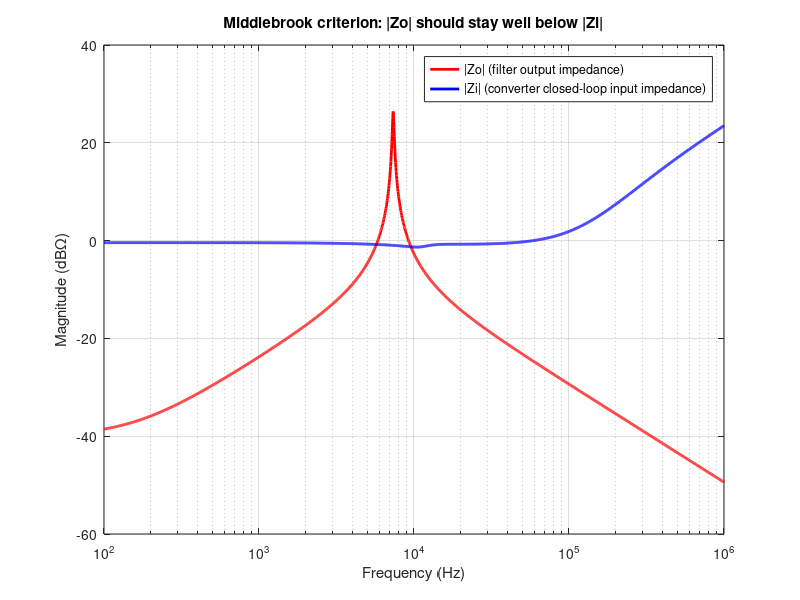

Recreate this plot in MATLAB. (Note: this script raises an error after producing the figure.)
%% 05 - Middlebrook design criterion: |Zo(filter)| vs |Zi(converter)|
% Act 2: predict the script-04 failure from impedances alone, BEFORE
% closing the combined loop.
%
% Rule (R.D. Middlebrook, 1976): the filter's output impedance Zo must
% stay well below the converter's input impedance Zin across all
% frequencies where the converter's loop gain is significant, i.e.
%       |Zo(jw)| << |Zi_closed_loop(jw)|      (commonly 6-20 dB margin)
% Near the filter's own LC resonance, |Zo| peaks -- that peak is exactly
% where interaction shows up, which is why undamped filters are
% dangerous even though they attenuate ripple beautifully.
%


close all; clear;
if ~exist('figures','dir'); mkdir('figures'); end

%% ---------------- Synchronous Buck converter parameters ----------------
L    = 1e-6; Rs = 30e-3; C = 200e-6; Resr = 0.8e-3;
Vg = 5; VM = 1; Vref = 1.8; H = 1; fs = 1e6;
Vout = Vref; D = Vout/Vg; Iout = 5; R = Vout/Iout;

s = tf('s');

%% ---------------- Converter Gvdold, ZN, ZD (1-D form, as in script 01) --
wesr = 1/(C*Resr); wo = 1/sqrt(C*L);
Qload = R/sqrt(L/C); Qloss = sqrt(L/C)/(Resr+Rs);
Q = Qload*Qloss/(Qload+Qloss);
Gvdold = Vg*(1+s/wesr)/(1+(1/Q)*(s/wo)+(s/wo)^2);

ZC = 1/(s*C) + Resr;
ZL = Rs + s*L;
ZD = minreal((ZL + ZC)/(1-D)^2);
ZN = tf(-(Rs + R)/(1-D)^2);

%% ---------------- Compensator + loop gain + closed-loop Zi --------------
Gcm = 5.45; wL = 2*pi*8e3; wz = 2*pi*33e3; wp1 = 2*pi*300e3; wp2 = 2*pi*1e6;
Gc  = Gcm*(1+wL/s)*(1+s/wz)/(1+s/wp1)/(1+s/wp2);
T   = H*(1/VM)*Gvdold*Gc;

Yi = (1/ZN)*(T/(1+T)) + (1/ZD)/(1+T);
Zi = minreal(1/Yi);

%% ---------------- Filter output impedance Zo -----------------------------
Cf = 47e-6; Lf = 10e-6; RLf = 10e-3;
ZCf = 1/(s*Cf); ZLf = s*Lf + RLf;
Zo  = minreal(ZCf*ZLf/(ZCf + ZLf));

%% ================= THE CRITERION PLOT: |Zo| vs |Zi| =======================
fmin = 100; fmax = 1e6;
w = 2*pi*logspace(log10(fmin),log10(fmax),2000);

[magZo,~]  = bode(Zo,w); magZo = squeeze(magZo);
[magZi,~]  = bode(Zi,w); magZi = squeeze(magZi);
magZo_dB = 20*log10(magZo);
magZi_dB = 20*log10(magZi);
f = w/2/pi;

figure(1);
semilogx(f,magZo_dB,'r','LineWidth',2); hold on;
semilogx(f,magZi_dB,'b','LineWidth',2);
grid on;
xlabel('Frequency (Hz)'); ylabel('Magnitude (dB\Omega)');
legend('|Zo| (filter output impedance)','|Zi| (converter closed-loop input impedance)', ...
    'Location','best');
title('Middlebrook criterion: |Zo| should stay well below |Zi|');
xlim([fmin fmax]);
saveas(gcf,'figures/05_Zo_vs_Zi.png');

%% ---------------- Report the margin (in dB) between them ----------------
sep_dB = magZi_dB - magZo_dB;
[worst_sep, idx] = min(sep_dB);
fprintf('=====================================================\n');
fprintf('MIDDLEBROOK CRITERION CHECK\n');
fprintf('  Worst-case |Zi|-|Zo| separation = %5.1f dB at f = %8.1f Hz\n', ...
    worst_sep, f(idx));
if worst_sep > 6
    fprintf('  --> Looks OK by a >6 dB rule of thumb, but check margin() too.\n');
elseif worst_sep > 0
    fprintf('  --> MARGINAL (<6 dB separation): expect real degradation in\n');
    fprintf('      loop GM/PM, matches script 04''s Case-2 result.\n');
else
    fprintf('  --> VIOLATED (|Zo| exceeds |Zi|): strong interaction expected,\n');
    fprintf('      matches script 04''s Case-2 instability/ringing.\n');
end
fprintf('=====================================================\n\n');

%% ================= Minor-loop gain Tm = Zo/Zi (diagnostic) ================
% This ratio is the quantity whose Nyquist behavior formally underlies the
% EET correction term (1+Zo/ZN)/(1+Zo/ZD). Zi is NOT a simple minimum-phase
% loop gain (it goes negative / has RHP-like phase behavior at low
% frequency, by construction -- see script 01), so treat this as a
% diagnostic overlay rather than a strict margin() GM/PM call; the
% magnitude-separation plot above is the practical, actionable criterion.
Tm = minreal(Zo/Zi);

figure(2);
bodeoptions_Tm = bodeoptions;
bodeoptions_Tm.FreqUnits = 'Hz';
bodeoptions_Tm.Xlim = [fmin fmax];
bodeoptions_Tm.Grid = 'on';
bodeoptions_Tm.Title.String = 'Minor-loop gain Tm = Zo/Zi (diagnostic only)';
bode(Tm,bodeoptions_Tm,'m');
h = findobj(gcf,'type','line'); set(h,'LineWidth',2);
saveas(gcf,'figures/05_minor_loop_gain.png');

fprintf('Where |Tm| = |Zo/Zi| approaches or crosses 0 dB, expect interaction.\n');
fprintf('Next: scripts 06-07 push |Zo| down (damping / multi-stage design)\n');
fprintf('to re-open that separation margin without giving up EMI attenuation.\n');
